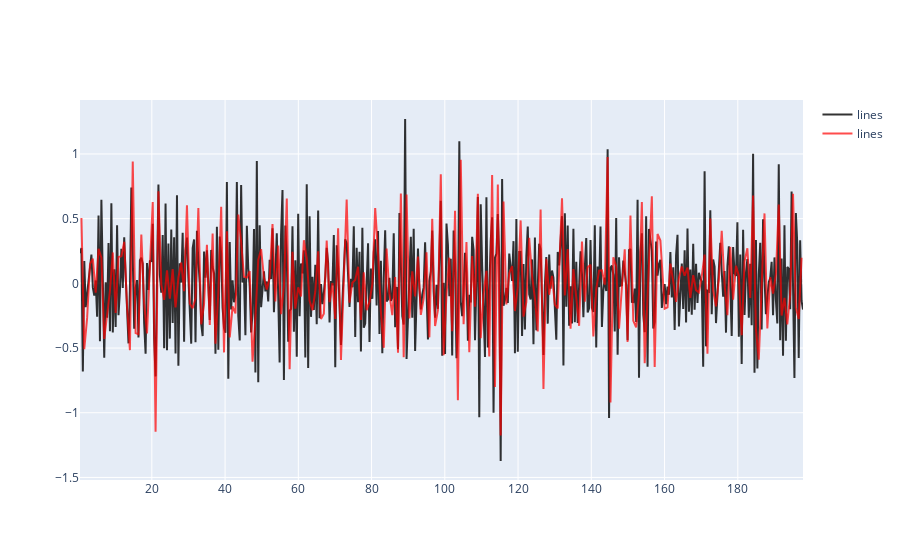

This figure's notebook cell:
### Code cell
import plotly.graph_objects as go
fig = go.Figure()
fig.add_trace(go.Scatter(x=x[1:], y=np.diff(y),
                    mode='lines',
                    name='lines',
                    line = dict(color='black'), opacity=0.8))
fig.add_trace(go.Scatter(x=x[::2][1:], y=np.diff(y[::2]),
                    mode='lines',
                    name='lines',
                  line = dict(color='red'), opacity=0.7))

fig.show()

### Figure 1 — Plotly figure (JSON) as saved in the notebook; plotly's stock layout.template omitted (floating-point values rounded to 4 significant figures; data arrays with more than 128 entries replaced by an {"elided": "..."} marker saying what was removed)
{"data": [{"line": {"color": "black"}, "mode": "lines", "name": "lines", "opacity": 0.8, "type": "scatter", "x": {"elided": "505 float values"}, "y": {"elided": "505 float values"}}, {"line": {"color": "red"}, "mode": "lines", "name": "lines", "opacity": 0.7, "type": "scatter", "x": {"elided": "252 float values"}, "y": {"elided": "252 float values"}}], "layout": {}}
